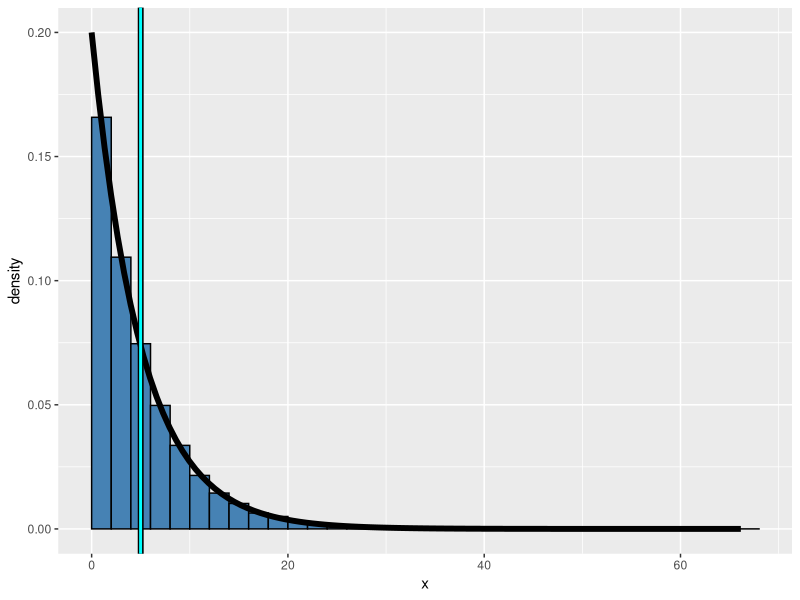
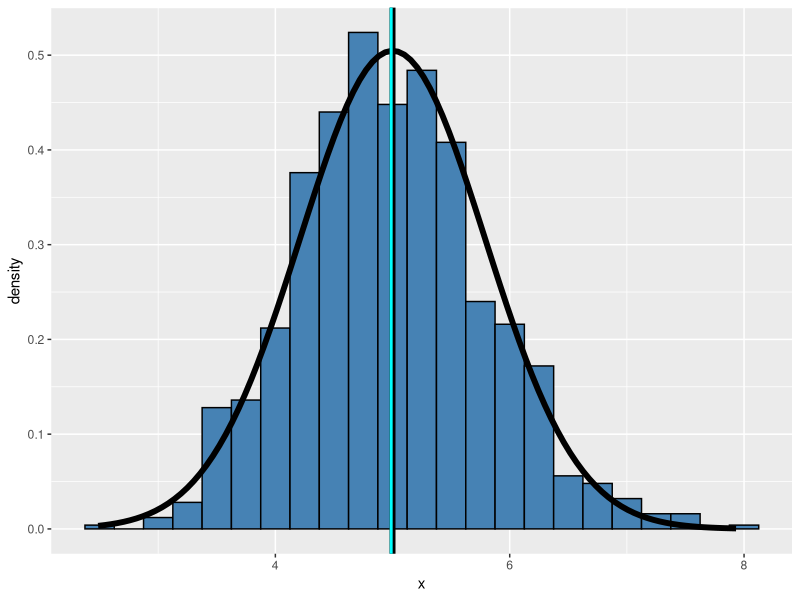

Generate these figures, in order, with R:
## ---- chunk 1
knitr::opts_chunk$set(echo = TRUE)
## ---- chunk 2
library(ggplot2)
lambda <- .2
n <- 40
m <- 1000
## ---- chunk 3
set.seed(135)
samples <- rexp(n*m, lambda)
## ---- chunk 4
1/lambda #theoretical mean and sd
mean(samples) #mean of the sample
sd(samples) #standard deviation of the sample
## ---- chunk 5
library(ggplot2)
dfSamples <- data.frame(x = samples)
ggplot(dfSamples,aes(x=x))+
    geom_histogram(colour = "black", fill = "steelblue", binwidth = 2, boundary = 0,  aes(y = ..density..)) +
    stat_function(fun = dexp, size = 2, args = list(rate = lambda)) +
    geom_vline(xintercept = 1/lambda, size = 2, color = "black") +
    geom_vline(xintercept = mean(samples), size = 1, color =  "cyan")
## ---- chunk 6
mat <- matrix(samples, nrow = m, ncol = n)
means <- apply(mat, 1, mean)

## ---- chunk 7
1/lambda #theoretical mean
mean(means) #mean of the sample
1/lambda/sqrt(n) #theoretical sd
sd(means) #standard deviation of the sample
## ---- chunk 8
dfMeans <- data.frame(x = means)
ggplot(dfMeans,aes(x=x))+
    geom_histogram(colour = "black", fill = "steelblue", binwidth = .25, aes(y = ..density..)) + 
    stat_function(fun = dnorm, size = 2, args = list(mean = 1/lambda, sd =  1/lambda/sqrt(n))) +
    geom_vline(xintercept = 1/lambda, size = 2, color = "black") +
    geom_vline(xintercept = mean(means), size = 1, color = "cyan")
